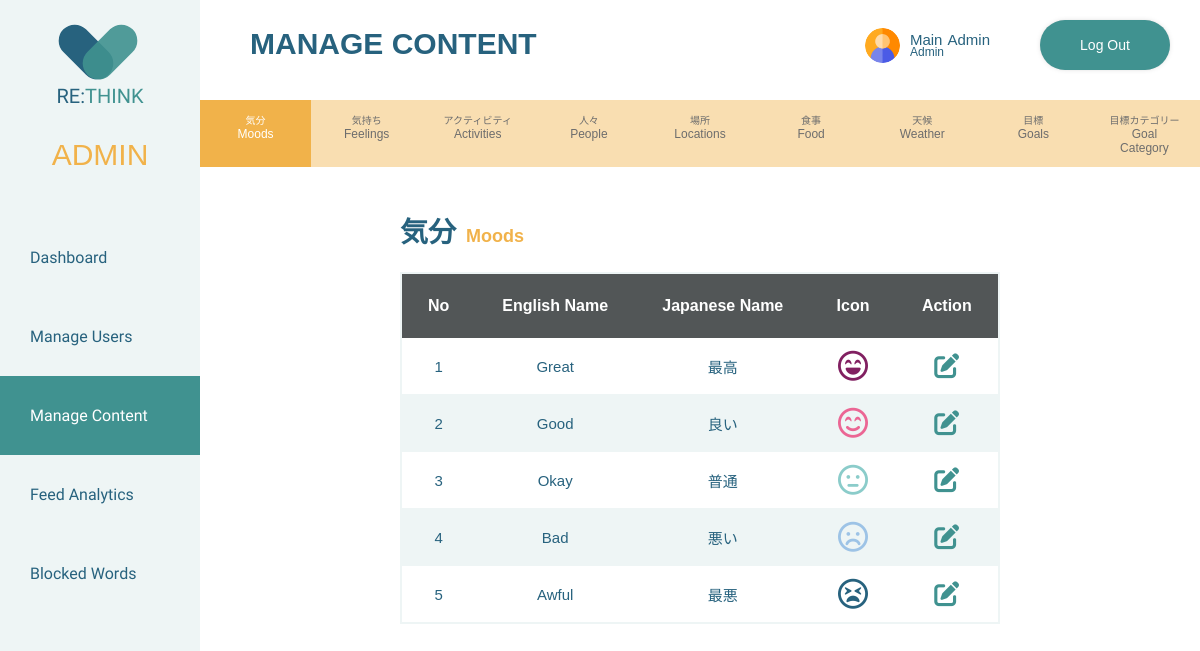
/rethink/admin/content_management/manage_content.php (signed in), run on the app's committed database.
### tables this page shows
CREATE TABLE `users` (
  `UserID` int(11) NOT NULL,
  `FirstName` varchar(50) NOT NULL,
  `LastName` varchar(50) NOT NULL,
  `Username` varchar(30) DEFAULT NULL,
  `Email` varchar(50) NOT NULL,
  `Password` varchar(30) NOT NULL,
  `Role` varchar(1) NOT NULL,
  `Created` date DEFAULT NULL,
  `profileImg` varchar(100) DEFAULT NULL
);

CREATE TABLE `moods` (
  `MoodID` int(11) NOT NULL,
  `MoodName` varchar(30) NOT NULL,
  `JapaneseMoodName` varchar(30) DEFAULT NULL,
  `moodEmoji` varchar(255) DEFAULT NULL,
  `moodEmojiColor` varchar(255) DEFAULT NULL
);

### rethink/server-side/shared/check_login.php (called while the page is built, shortened)
<?php
function check_login($con) {
	if(isset($_SESSION['UserID']))
	{
		$id = $_SESSION['UserID'];
		$query = "SELECT * FROM users WHERE UserID = '$id' limit 1";
		$result = mysqli_query($con,$query);
		if ($result && mysqli_num_rows($result) > 0) {
			$user_data = mysqli_fetch_assoc($result);
			return $user_data;
		}
	}
	die;
}

### rethink/admin/content_management/manage_content.php (the view, shortened to what this page needs)
<?php
include(BASE_PATH . "connections.php");
include(BASE_PATH . "check_login.php");
include(BASE_PATH . "header/admin_layout.php");
$adminData = check_login($con);
$moodsQuery =  mysqli_query($con, "SELECT * from moods");
$totalMoods = mysqli_num_rows($moodsQuery);
?>
<!DOCTYPE html>
<html lang="en">
    <head>
        <?php includeHeadAssets(); ?>
    </head>
    <body>
        <header class="sidebar-navigation manage-contents-navigation">
            <?php renderAdminNavigation(); ?>
        </header>
        <?php renderAdminHeaderWithLogout($adminData); ?>
        <div class="admin-main-wrapper">
            <section class="content-management-navigation-wrapper">
                <h2>Manage Content</h2>
                <div class="content-management-navigation">
                    <ul>
                        <li data-tab-target="#moodsData" class="active tabs">
                            <div class="navigation-content" id="active-navigation">
                                <p>
                                    <span class="japanese-label">気分</span>
                                    <span>Moods</span>
                                </p>
                            </div>
                        </li>
                        <li data-tab-target="#feelingsData" class = "tabs">
                            <div class="navigation-content">
                                <p>
                                    <span class="japanese-label">気持ち</span>
                                    <span>Feelings</span>
                                </p>
                            </div>
                        </li>
                        <li data-tab-target="#activityData" class="tabs">
                            <div class="navigation-content">
                                <p>
                                    <span class="japanese-label">アクティビティ</span>
                                    <span>Activities</span>
                                </p>
                            </div>
                        </li>
                        <li data-tab-target="#socialData" class="tabs">
                            <div class="navigation-content">
                                <p>
                                    <span class="japanese-label">人々</span>
                                    <span>People</span>
                                </p>
                            </div>
                        </li>
                        <li data-tab-target="#locationsData" class="tabs">
                            <div class="navigation-content">
                                <p>
                                    <span class="japanese-label">場所</span>
                                    <span>Locations</span>
                                </p>
                            </div>
                        </li>
                        <li data-tab-target="#foodsData" class="tabs">
                            <div class="navigation-content">
                                <p>
                                    <span class="japanese-label">食事</span>
                                    <span>Food</span>
                                </p>
                            </div>
                        </li>
                        <li data-tab-target="#weatherData" class="tabs">
                            <div class="navigation-content">
                                <p>
                                    <span class="japanese-label">天候</span>
                                    <span>Weather</span>
                                </p>
                            </div>
                        </li>
                        <li data-tab-target="#goalsData" class="tabs">
                            <div class="navigation-content">
                                <p>
                                    <span class="japanese-label">目標</span>
                                    <span>Goals</span>
                                </p>
                            </div>
                        </li>
                        <li data-tab-target="#categoryData" class="tabs">
                            <div class="navigation-content">
                                <p>
                                    <span class="japanese-label">目標カテゴリー</span>
                                    <span>Goal Category</span>
                                </p>
                            </div>
                        </li>
                    </ul>
                </div>
            </section>
            <section class="content-management-wrapper">
                <div id="moodsData" data-tab-content class="active">
                    <div class="content-management-table">
                        <div class="content-management-header">
                            <h3>
                                <span class="japanese-title">気分</span>
                                <span class="english-title">Moods</span>
                            </h3>
                        </div>
                        <table>
                            <tr>
                                <th>No</th>
                                <th>English Name</th>
                                <th>Japanese Name</th>
                                <th>Icon</th>
                                <th>Action</th>
                            </tr>
                            <?php
                            if ($totalMoods > 0) {
                                while ($moodData = mysqli_fetch_assoc($moodsQuery)) {
                                    $moodID = $moodData['MoodID']; ?>
                                    <tr>
                                        <td><?php echo $moodData['MoodID']; ?></td>
                                        <td><?php echo htmlspecialchars($moodData['MoodName']); ?></td>
                                        <td><?php echo htmlspecialchars($moodData['JapaneseMoodName']); ?></td>
                                        <td><?php echo $moodData['moodEmoji']; ?></td>
                                        <td>
                                            <div class="action-buttons-wrapper">
                                                <div class="button-edit">
                                                    <a href="./edit_content/edit_mood.php?id=<?php echo $moodData['MoodID']; ?>">
                                                        <i class="fa-solid fa-pen-to-square"></i>
                                                    </a>
                                                </div>
                                            </div>
                                        </td>
                                    </tr>
                                <?php }
                            } ?>
                        </table>
                    </div>
                </div>
            </section>
        </div>
    </body>
</html>

### rethink/server-side/shared/header/admin_layout.php (shortened to what this page needs)
<?php
function hsc($hsc)
{
	return htmlspecialchars($hsc, ENT_QUOTES);
}
function includeHeadAssets(){
    echo '
        <meta charset="utf-8">
        <title>RE:THINK</title>
        <script src="https://kit.fontawesome.com/4f1988a159.js"></script>
        <link rel="preconnect" href="https://fonts.googleapis.com">
        <link rel="preconnect" href="https://fonts.gstatic.com" crossorigin>
        <link href="https://fonts.googleapis.com/css2?family=Gudea&display=swap" rel="stylesheet">
        <link rel="stylesheet" href="' . BASE_URL . './assets/css/shared.css">
        <link rel="stylesheet" href="' . BASE_URL . './assets/css/admin.css">
        <script src="'. BASE_URL . 'assets/javascript/input_handler.js" defer></script>
        <script src="'. BASE_URL . 'assets/javascript/alert_handler.js" defer></script>
        <script src="'. BASE_URL . 'assets/javascript/icon_selection_modal.js" defer></script>
        <script language="JavaScript" type="text/javascript">
            function checkDelete(){
                return confirm("本当に削除しますか？"); // "Are you sure you want to delete"? in Japanese
            }
        </script>
    ';
}
function renderAdminNavigation(){
    echo "
        <nav>
            <a href='". BASE_URL . "admin/admin_dashboard.php'>
                <div class='heart-header'>
                    <div class='heart'>
                        <div class='heart-left'></div>
                        <div class='heart-right'></div>
                    </div>
                    <div class='name-header'>RE:<span>THINK</span></div>
                </div>
            </a>
            <div class='header-admin-text'>
                <p>ADMIN</p>
            </div>
            <ul>
                <a href='". BASE_URL . "admin/admin_dashboard.php' class='dashboard-active'>
                    <li class='hover-underline-animation'>Dashboard</li>
                </a>
                <a href='". BASE_URL . "admin/user_management/manage_users.php' class='manage-users-active'>
                    <li class='hover-underline-animation'>Manage Users</li>
                </a>
                <a href='". BASE_URL . "admin/content_management/manage_content.php' class='manage-contents-active'>
                    <li class='hover-underline-animation'>Manage Content</li>
                </a>
                <a href='". BASE_URL . "admin/user_feed/user_feed_analytics.php' class='user-feed-active'>
                    <li class='hover-underline-animation'>Feed Analytics</li>
                </a>
                <a href='". BASE_URL . "admin/blocked_words/manage_blocked_words.php' class='blocked-words-active'>
                    <li class='hover-underline-animation'>Blocked Words</li>
                </a>
            </ul>
        </nav>
    ";
}
function renderAdminHeaderWithLogout($admin_data){
    echo "
    <div class='top-header'>
        <a href='" . BASE_URL . "admin/admin_profile/admin_profile.php'>
            <div class='header-display'>
                <div class='header-icon'>
                    <img src='" . BASE_URL . "assets/user-img/" .hsc($admin_data['profileImg'])."' alt='Admin Profile Image'>
                </div>
                <div class='header-name-wrapper'>
                    <div class='header-name'>
                        <p class='header-fname'>" .hsc($admin_data['FirstName'])."</p>
                        <p class='header-lname'>" .hsc($admin_data['LastName'])."</p>
                    </div>
                    <div class='header-title'>
                        <p>Admin</p>
                    </div>
                </div>
            </div>
        </a>
        <a href='". BASE_URL . "server-side/shared/logout.php'>
            <div class='logout-sticky'>Log Out</div>
        </a>
    </div>
    ";
}
?>

### rethink/assets/css/shared.css (style rules this page uses)
:root { --primary-color: #27627E; --secondary-color: #409290; --accent-color: #f1b24a; --background-color: #eef5f5; --color-white: #fff; --color-off-white: #fefefe; --color-gray-2: #cdcdcd; --color-gray-3: #A6A6A6; --color-gray-5: #6d6d6d; --color-gray-6: #4d4d4d; --color-gray-7: #26282ac6; --color-deep-teal: #1f4f65; --color-vibrant-lime: #6aac38; --color-translucent-green: #6aac381f; --color-fiery-red: #eb4040; --color-crimson-red: #ac3838; --color-faded-crimson: #ac38381c; --great-mood-color: #812061; --good-mood-color: #EB6694; --okay-mood-color: #8BCCCA; --bad-mood-color: #9DC3E6; --awful-mood-color: #27627E; }
body { margin: 0; font-family: "游ゴシック体", YuGothic, "游ゴシック Medium", "Yu Gothic Medium", "游ゴシック", "Yu Gothic", sans-serif; color: var(--primary-color); }
.sidebar-navigation { height: 100%; width: 200px; position: fixed; z-index: 30; top: 0; left: 0; background-color: var(--background-color); overflow-x: hidden; padding-top: 20px; }
.header-admin-text { text-align: center; font-size: 30px; color: var(--accent-color); }
.sidebar-navigation nav { height: 100%; width: 100%; display: flex; flex-direction: column; justify-content: initial; }
.sidebar-navigation nav ul { width: 100%; margin-left: 0; padding: 0; display: flex; flex-wrap: wrap; flex-direction: column; align-self: center; font-family: 'Gudea', sans-serif; }
.sidebar-navigation nav ul li { list-style: none; margin: 10px 30px; }
header nav a { text-decoration: none; color: var(--primary-color); align-self: center; }
.sidebar-navigation nav ul a { width: 100%; margin: 0; padding-top: 20px; padding-bottom: 20px; color: var(--primary-color); align-self: center; }
.home-navigation .index-active, .mood-register-navigation .mood-register-active, .insights-navigation .insights-active, .goals-navigation .goals-active, .dashboard-navigation .dashboard-active, .manage-users-navigation .manage-users-active, .manage-contents-navigation .manage-contents-active, .user-feed-navigation .user-feed-active, .blocked-words-navigation .blocked-words-active { background-color: var(--secondary-color); transition: ease 0.2s; }
.home-navigation .index-active li, .mood-register-navigation .mood-register-active li, .insights-navigation .insights-active li, .goals-navigation .goals-active li, .dashboard-navigation .dashboard-active li, .manage-users-navigation .manage-users-active li, .manage-contents-navigation .manage-contents-active li, .user-feed-navigation .user-feed-active li, .blocked-words-navigation .blocked-words-active li { color: var(--color-white); }
.heart-header { display: flex; flex-direction: column; justify-content: center; align-items: center; }
.heart-header .heart { display: flex; flex-direction: column; margin: 0 auto; }
.heart-header .heart .heart-right { width: 2rem; height: 4rem; background-color: rgba(64, 146, 144, 0.9); border-radius: 1.25rem 1.25rem; transform: rotate(45deg); position: relative; left: 0.6rem; }
.heart-header .name-header { font-size: 20px; color: var(--primary-color); font-family: 'Gudea', sans-serif; }
.heart-header .name-header span { color: var(--secondary-color); }
.top-header { width: 100%; height: 90px; background-color: var(--color-white); display: flex; align-items: center; position: fixed; z-index: 2; top: 0; left: 0; overflow-x: hidden; justify-content: end; gap: 50px; }
.top-header a { color: var(--primary-color); text-decoration: none; }
.top-header .logout-sticky { text-align: center; margin-right: 30px; }
.top-header a .logout-sticky { text-decoration: none; color: var(--color-white); background-color: var(--secondary-color); width: 70px; display: flex; justify-content: center; padding: 17px 30px; border-radius: 25px; box-shadow: rgb(0 0 0 / 10%) 0px 0px 5px 0px, rgb(0 0 0 / 10%) 0px 0px 1px 0px; transition: ease 0.2s; font-size: 14px; }
.header-display { display: flex; flex-direction: row; align-items: center; gap: 10px; }
.header-icon { width: 35px; height: 35px; }
.header-icon img { width: 35px; height: 35px; object-fit: cover; border-radius: 50%; }
.header-name-wrapper { display: flex; flex-direction: column; }
.header-name { display: flex; flex-direction: row; gap: 5px; font-size: 15px; }
.header-name p { margin: 0; }
.header-title p { margin: 0; margin-top: -3px; font-size: 12px; }
.english-title { font-size: 18px; color: var(--accent-color); margin-top: -5px; }
.japanese-title { font-size: 28px; }

### data on the page
users: profileImg (picture), FirstName "Main", LastName "Admin"
moods: MoodID "1", MoodName "Great", JapaneseMoodName "最高"
moods: MoodID "2", MoodName "Good", JapaneseMoodName "良い"
moods: MoodID "3", MoodName "Okay", JapaneseMoodName "普通"
moods: MoodID "4", MoodName "Bad", JapaneseMoodName "悪い"
moods: MoodID "5", MoodName "Awful", JapaneseMoodName "最悪"
